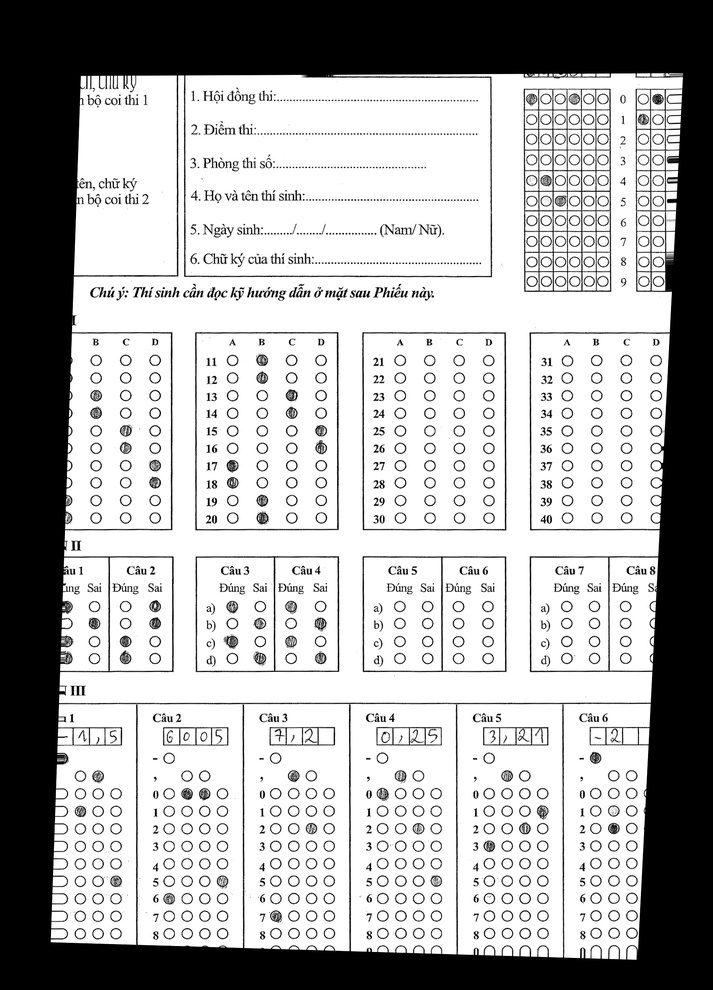
#> input picture anh/aligned_2025-02-28_67c1618d6e062_image1_thptthongnhata.jpg, 713 x 990 px, shrunk from 1800 x 2500 before the run
$ python -i dynamic_layout.py   (imports and definitions only)
#> lines starting #> are read from the running program, lines starting #| are printed output that depends on the picture; after the words box and inside, x2 and y2 are one past the last pixel; in counts of white or black regions, pixels touching at a corner belong together
"""
Dynamic layout detection for the THPT answer sheet.

This module keeps the sheet schema (row/column counts) but replaces fixed
coordinate regions with regions detected from the warped sheet structure.
"""
import copy

import cv2
import numpy as np


def _to_binary(gray):
    if len(gray.shape) == 3:
        gray = cv2.cvtColor(gray, cv2.COLOR_BGR2GRAY)
    blur = cv2.GaussianBlur(gray, (3, 3), 0)
    _, binary = cv2.threshold(blur, 0, 255, cv2.THRESH_BINARY_INV + cv2.THRESH_OTSU)
    return binary


# [204 lines left out: functions _line_masks, _candidate_rects, _cluster_positions, _project_line_positions, _norm_rect, _apply_id_regions and 4 more, not called in this run]

>>> import cv2
>>> picture = cv2.imread('../anh/aligned_2025-02-28_67c1618d6e062_image1_thptthongnhata.jpg', cv2.IMREAD_GRAYSCALE)
#> picture is the input picture: shape (990, 713); min 0, max 255, mean 172.6
>>> result = _to_binary(picture)
#> in _to_binary, `_, binary = cv2.threshold(blur, 0, 255, cv2.THRESH_BINARY_INV + cv2.TH..`:
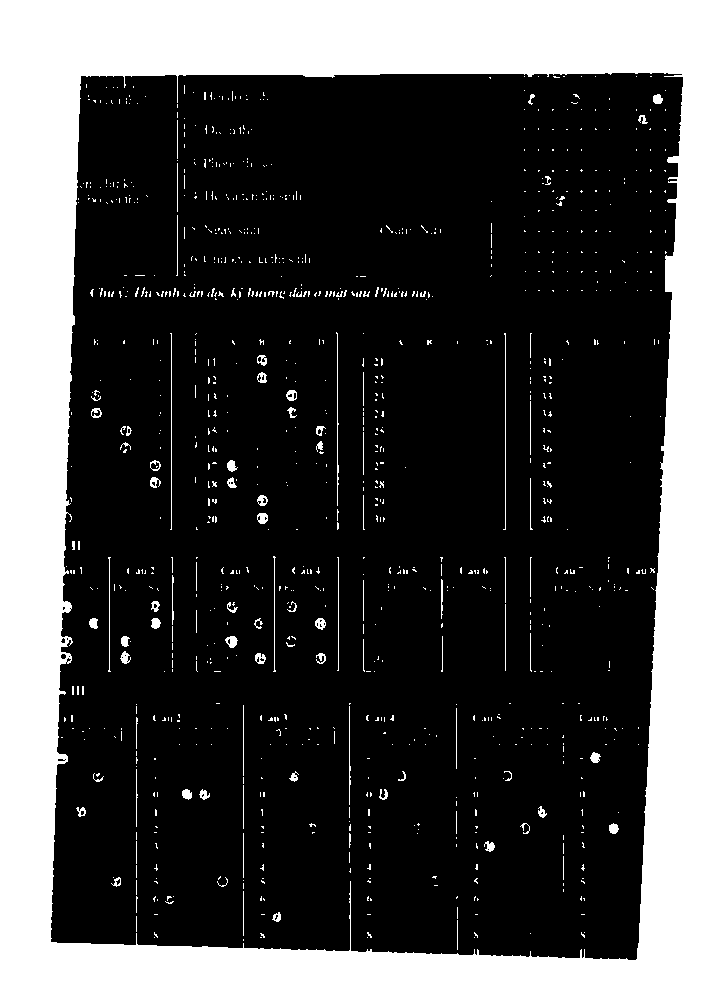
#> binary: shape (990, 713); 27.8% white; 1070 white regions (974 under 20 px), largest, box (x1, y1, x2, y2) and area: (0, 0, 713, 990) 185897, (503, 333, 506, 530) 201, (170, 333, 172, 530) 199

$ run again, on anh/aligned_PhieuQG.jpg
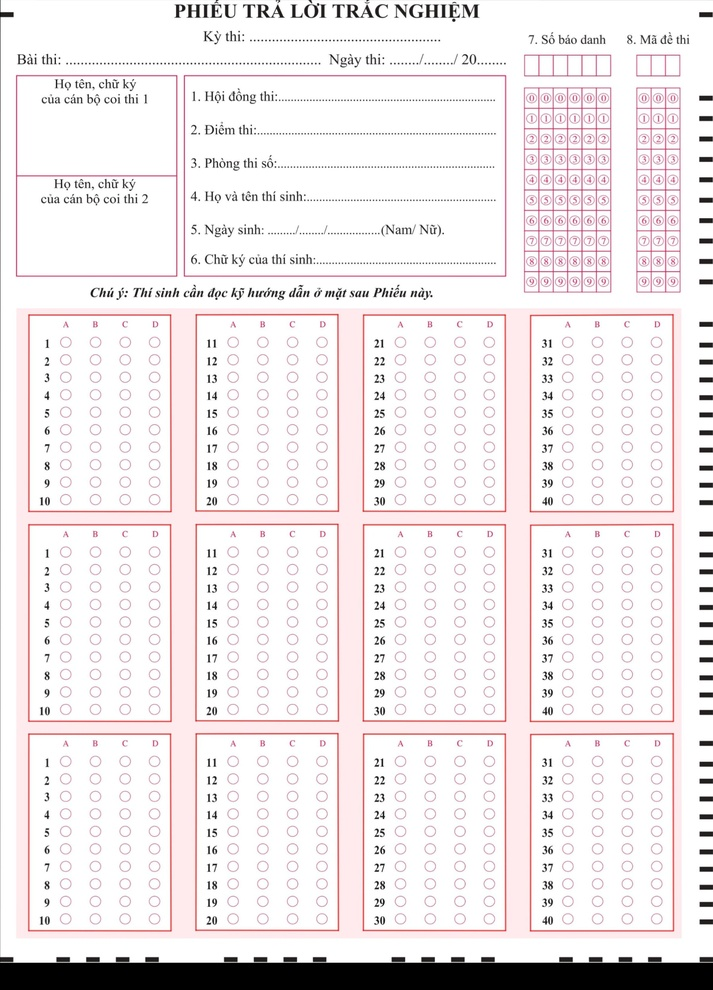
#> input picture anh/aligned_PhieuQG.jpg, 713 x 990 px, shrunk from 1800 x 2500 before the run
#> `picture = cv2.imread('../anh/aligned_2025-02-28_67c1618d6e062_image1_t..`:
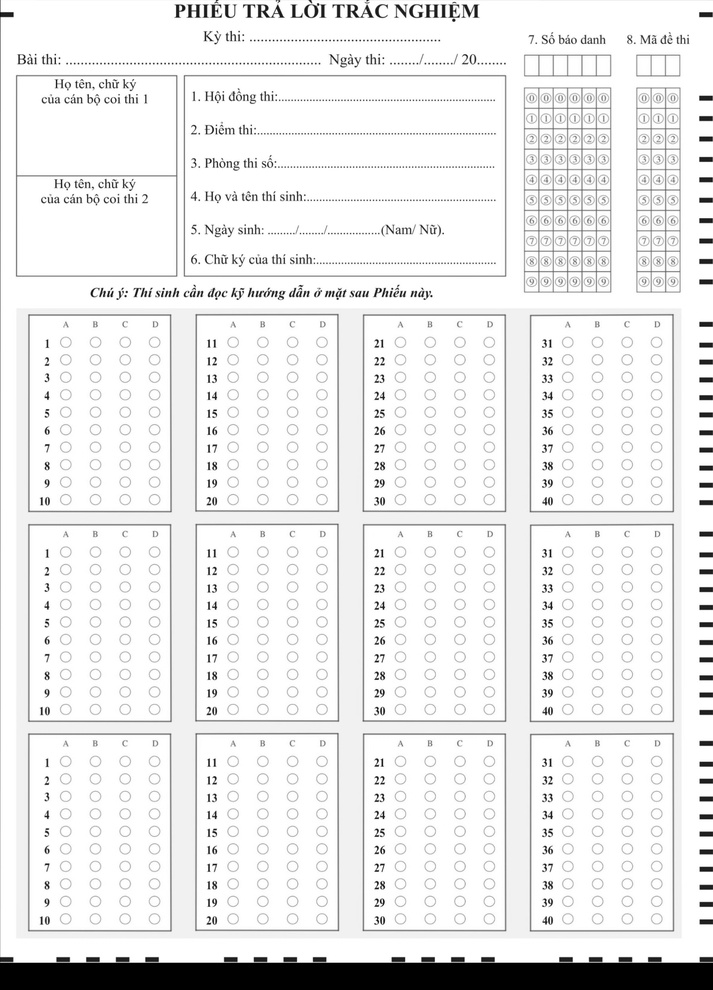
#> picture: shape (990, 713); min 0, max 255, mean 235.3
#> in _to_binary, `_, binary = cv2.threshold(blur, 0, 255, cv2.THRESH_BINARY_INV + cv2.TH..`:
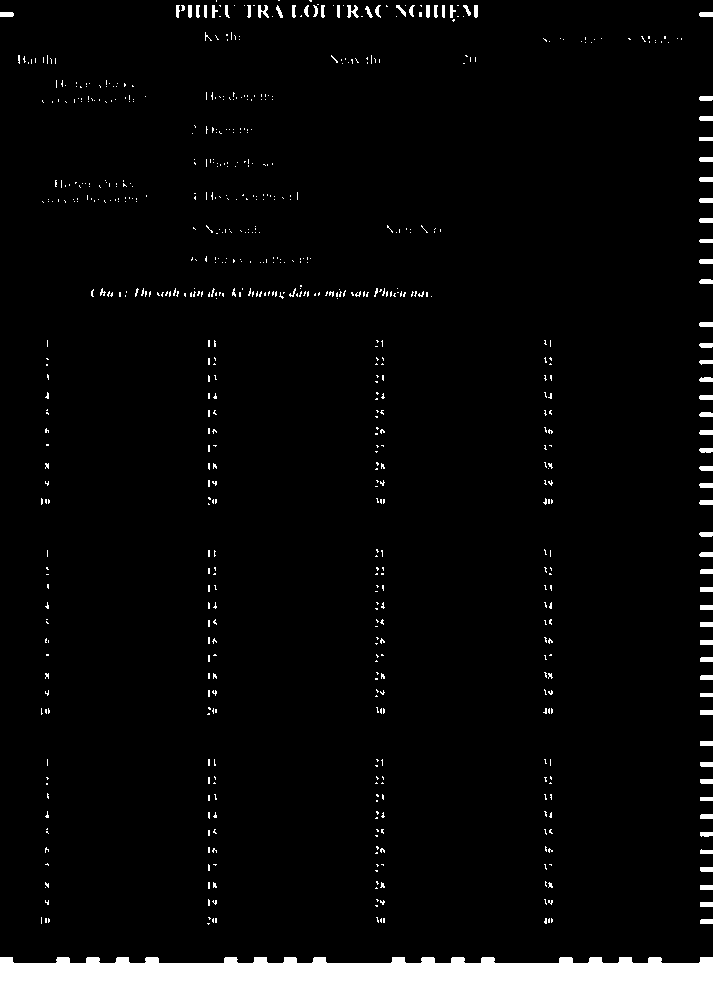
#> binary: shape (990, 713); 4.1% white; 726 white regions (652 under 20 px), largest, box (x1, y1, x2, y2) and area: (0, 957, 713, 990) 20691, (347, 5, 359, 18) 85, (258, 5, 269, 18) 81

$ run again, on anh/aligned_grid_overlay.jpg
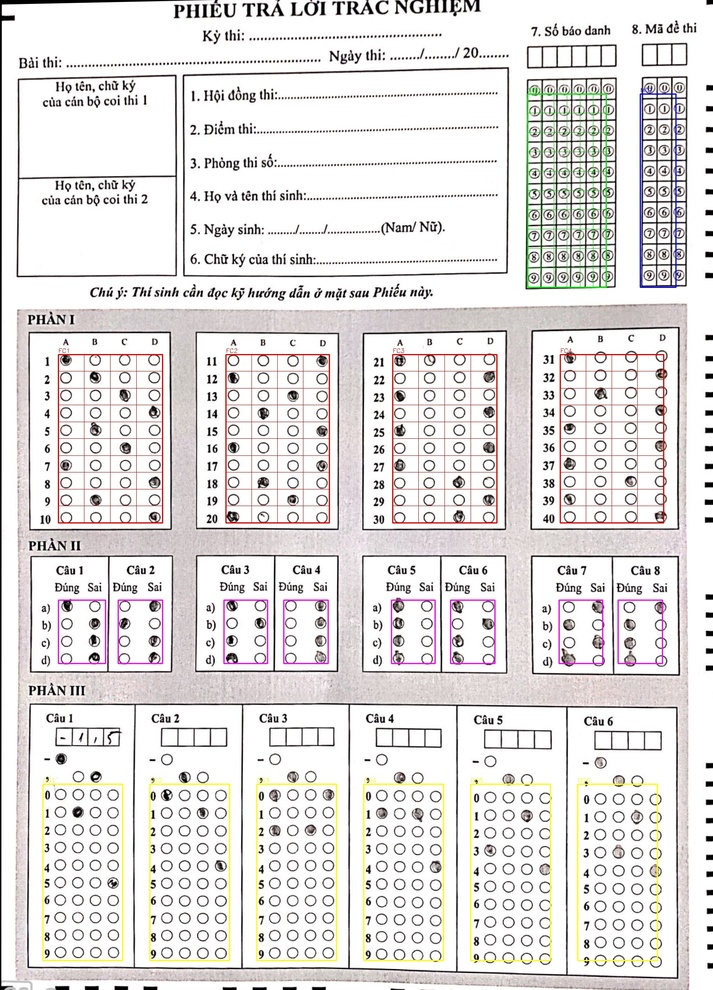
#> input picture anh/aligned_grid_overlay.jpg, 713 x 990 px, shrunk from 1800 x 2500 before the run
#> `picture = cv2.imread('../anh/aligned_2025-02-28_67c1618d6e062_image1_t..`:
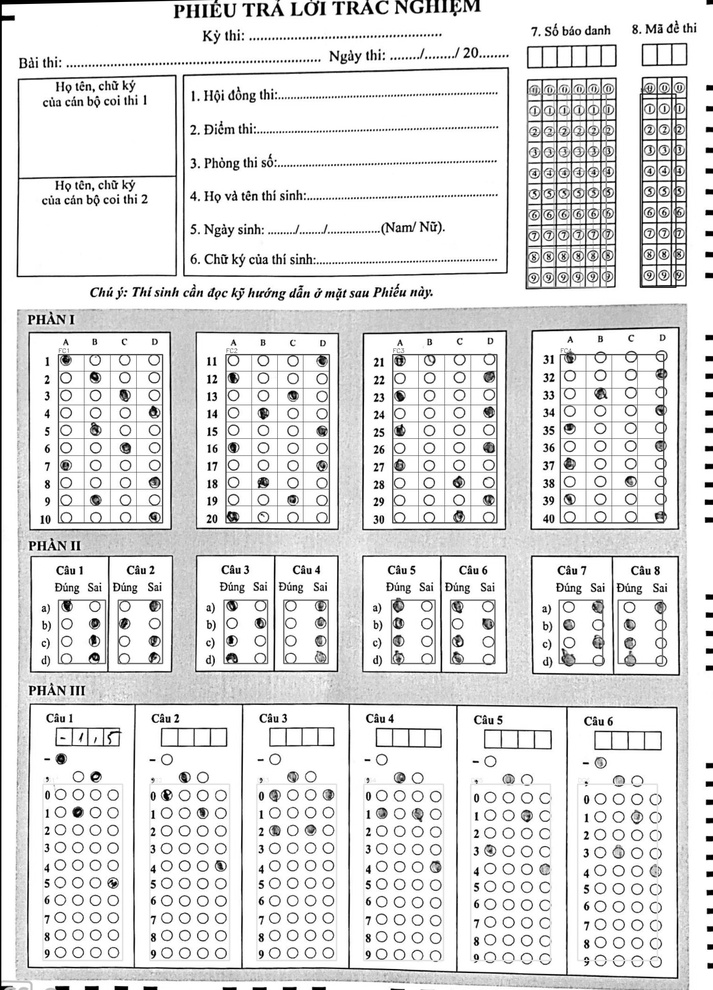
#> picture: shape (990, 713); min 0, max 255, mean 224.2
#> in _to_binary, `_, binary = cv2.threshold(blur, 0, 255, cv2.THRESH_BINARY_INV + cv2.TH..`:
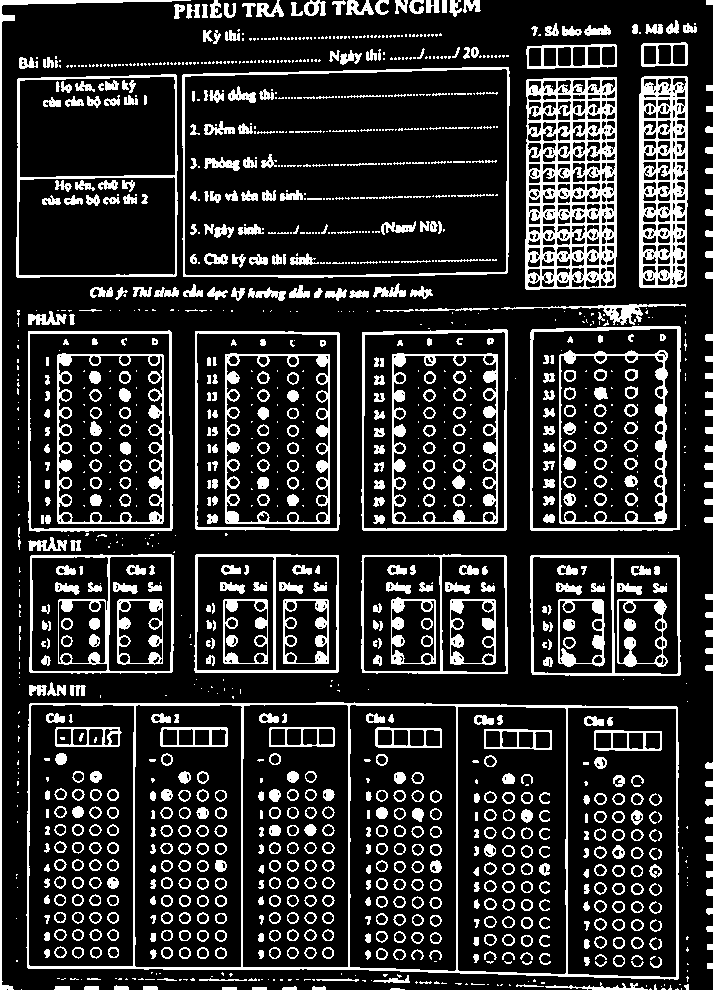
#> binary: shape (990, 713); 17.8% white; 1463 white regions (672 under 20 px), largest, box (x1, y1, x2, y2) and area: (525, 77, 617, 290) 11066, (26, 702, 679, 980) 7681, (639, 76, 688, 288) 6438
